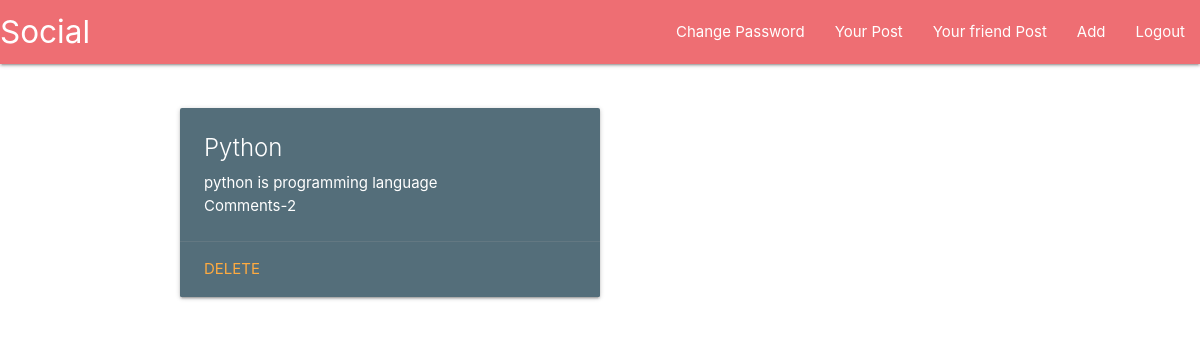
The app's page /wall/ (signed in) with its own data.
### reminderlist/models.py (models this page shows)
class Post(models.Model):
    user = models.ForeignKey(User,on_delete=models.CASCADE,default=1,related_name='user')
    title = models.CharField(max_length=1024)
    description = models.TextField()
    likes = models.ManyToManyField(User,related_name='post_like')
    def __str__(self):
        return self.title

### reminderlist/views.py (the view)
# urls.py: path('wall/',views.wall,name='wall'),
@login_required(login_url='/auth/login')
def wall(request):
    posts = models.Post.objects.all()
    a=[]
    for post in posts:
        if post.user.id==request.user.id:
            a.append(post)
    if len(a)>0:
        context={
            "a":a
        }
    else:
        b="Oops! there is nothing to show"
        context={
            "a":a,
            "b":b
        }
    return render(request,'social/wall.html',context)

### templates/social/wall.html (shortened to what this page needs)
{% extends 'base.html' %}
{% block content %}
<div class="row">
    <div class="col s12 m6">
        <ul>
            {% for item in a %}
                <div class="card blue-grey darken-1 row">
                    <div class="card-content white-text">
                        <div class="card-title"><li>{{item}}</li></div>
                        <p>{{ item.description }}</p>
                        <p>Comments-{{item.comment_set.count}}</p>
                        </div>
                        <div class="card-action">
                        <a href="{% url 'delete_activity' item.id %}">Delete</a>
                    </div>
                </div>
            {% endfor %}
        </ul>
    </div>
  </div>
{% endblock %}

### records on screen
Post: title "Python", description "python is programming language", comment_set.count "2"
